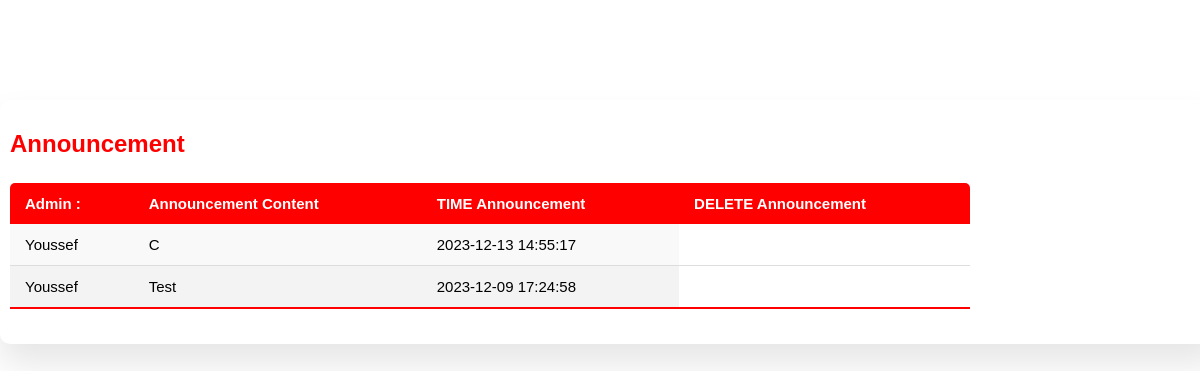
Screenshot of /View/User/announ_staff.php?staff_id=1 with the database file from the repository.
### tables this page shows
CREATE TABLE `announcement_staff` (
  `id_announcement` int(11) NOT NULL,
  `id_staff` int(11) NOT NULL,
  `announcement_content` varchar(255) NOT NULL,
  `timestamp` timestamp NOT NULL DEFAULT current_timestamp()
);

CREATE TABLE `staff` (
  `Id_staff` int(11) NOT NULL,
  `cin` int(11) NOT NULL,
  `Nom` varchar(20) NOT NULL,
  `Prenom` varchar(20) NOT NULL,
  `Genre` enum('Homme','Femme','','') NOT NULL,
  `Date_Birth` date NOT NULL,
  `E_mail` varchar(255) NOT NULL,
  `tel` int(11) NOT NULL,
  `Password_s` varchar(20) NOT NULL,
  `Role` enum('Administrator','Medecin','Infermiére','Assistant','Pharmacien') NOT NULL
);

### Controller/User/AnnouncmentC.php (called while the page is built, shortened)
<?php
$db = config::getConnexion();
class AnnouncementC
{
    public function listannoun()
    {
        $sql = "SELECT * FROM `announcement_staff` ORDER BY `timestamp` DESC;";
        global $db;
        try {
            $liste = $db->query($sql);
            return $liste;
        } catch (Exception $e) {
            die('Error:' . $e->getMessage());
        }
    }
}

### Controller/User/StaffC.php (called while the page is built, shortened)
<?php
$db = config::getConnexion();
class StaffC
{
    function showStaff($id)
    {
        $sql = "SELECT * from staff where Id_staff=$id";
        global $db;
        try {
            $query = $db->prepare($sql);
            $query->execute();
            $staff = $query->fetch();
            return $staff;
        } catch (Exception $e) {
            die('Error: ' . $e->getMessage());
        }
    }
}
?>

### View/User/announ_staff.php (the view, shortened to what this page needs)
<?php
include "../../Controller/User/StaffC.php";
include "../../Controller/User/AnnouncmentC.php";
$staffC = new StaffC();
$announ = new AnnouncementC();
$tab = $announ->listannoun();
?>
<!DOCTYPE html>
<html lang="en">
<head>
</head>
<body>
    <section class="attendance">
        <div class="attendance-list">
            <h1 style="color:red">Announcement</h1>
            <table class="table">
                <thead>
                    <tr>
                        <th>Admin :</th>
                        <th>Announcement content</th>
                        <th>TIME Announcement</th>
                        <th>DELETE Announcement</th>
                    </tr>
                </thead>
                <tbody>
                    <?php foreach ($tab as $announ) { ?>
                        <tr>
                            <td><?php $Staff = $staffC->showStaff($announ['id_staff']);
                                echo $Staff['Nom'] ?></td>
                            <td><?= $announ['announcement_content'] ?></td>
                            <td><?= $announ['timestamp'] ?></td>
                        </tr>
                    <?php } ?>
                </tbody>
            </table>
        </div>
    </section>
</body>
</html>

### View/User/announ_staff.php (style rules this page uses)
body { font-family: Arial, sans-serif; margin: 0; padding: 0; }
.attendance { margin-top: 100px; text-transform: capitalize; }
.attendance-list { width: 100%; padding: 10px; margin-top: 10px; border-radius: 10px; box-shadow: 0 20px 35px rgba(0, 0, 0, 0.1); background-color: #fff; }
.table { border-collapse: collapse; margin: 25px 0; font-size: 15px; min-width: 80%; overflow: hidden; border-radius: 5px 5px 0 0; }
table thead tr { color: #fff; background: red; text-align: left; font-weight: bold; }
.table th, .table td { padding: 12px 15px; }
.table tbody tr { border-bottom: 1px solid #ddd; background: #f3f3f3; }
.table tbody tr:nth-of-type(odd) { background: #f9f9f9; }
.table tbody tr:last-of-type { border-bottom: 2px solid red; }

### rows the page displays
announcement_staff: staff.Nom "Youssef", announcement_content "C", timestamp "2023-12-13 14:55:17"
announcement_staff: staff.Nom "Youssef", announcement_content "Test", timestamp "2023-12-09 17:24:58"
